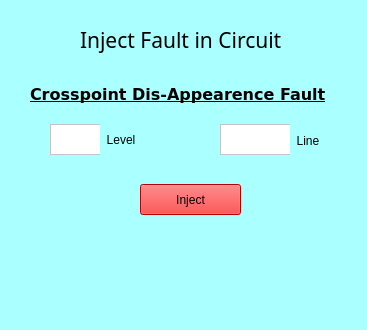
<?xml version="1.0" encoding="UTF-8"?>
<ui version="4.0">
 <class>TruthTableGenerator</class>
 <widget class="QMainWindow" name="TruthTableGenerator">
  <property name="geometry">
   <rect>
    <x>0</x>
    <y>0</y>
    <width>367</width>
    <height>330</height>
   </rect>
  </property>
  <property name="windowTitle">
   <string>InjectFault::Crosspoint Disappearence</string>
  </property>
  <property name="styleSheet">
   <string notr="true">background-color: rgb(170, 255, 255);
border-color: rgb(0, 0, 0);
border-bottom-color: rgb(0, 0, 0);</string>
  </property>
  <widget class="QWidget" name="centralwidget">
   <widget class="QLabel" name="label">
    <property name="geometry">
     <rect>
      <x>30</x>
      <y>54</y>
      <width>321</width>
      <height>81</height>
     </rect>
    </property>
    <property name="font">
     <font>
      <family>DejaVu Sans</family>
      <pointsize>12</pointsize>
      <weight>75</weight>
      <bold>true</bold>
      <underline>true</underline>
     </font>
    </property>
    <property name="text">
     <string>Crosspoint Dis-Appearence Fault</string>
    </property>
   </widget>
   <widget class="QLabel" name="label_2">
    <property name="geometry">
     <rect>
      <x>80</x>
      <y>14</y>
      <width>251</width>
      <height>51</height>
     </rect>
    </property>
    <property name="font">
     <font>
      <family>Ubuntu Condensed</family>
      <pointsize>16</pointsize>
      <weight>50</weight>
      <italic>false</italic>
      <bold>false</bold>
     </font>
    </property>
    <property name="text">
     <string>Inject Fault in Circuit</string>
    </property>
   </widget>
   <widget class="QPushButton" name="run">
    <property name="geometry">
     <rect>
      <x>140</x>
      <y>184</y>
      <width>101</width>
      <height>31</height>
     </rect>
    </property>
    <property name="styleSheet">
     <string notr="true">background-color: rgb(255, 0, 0);</string>
    </property>
    <property name="text">
     <string>Inject</string>
    </property>
   </widget>
   <widget class="QTextEdit" name="level">
    <property name="geometry">
     <rect>
      <x>50</x>
      <y>124</y>
      <width>101</width>
      <height>31</height>
     </rect>
    </property>
    <property name="styleSheet">
     <string notr="true">color: rgb(170, 255, 0);
color: rgb(0, 0, 0);
background-color: rgb(255, 255, 255);</string>
    </property>
   </widget>
   <widget class="QTextEdit" name="line">
    <property name="geometry">
     <rect>
      <x>220</x>
      <y>124</y>
      <width>101</width>
      <height>31</height>
     </rect>
    </property>
    <property name="styleSheet">
     <string notr="true">color: rgb(170, 255, 0);
color: rgb(0, 0, 0);
background-color: rgb(255, 255, 255);</string>
    </property>
   </widget>
   <widget class="QLabel" name="label_3">
    <property name="geometry">
     <rect>
      <x>100</x>
      <y>124</y>
      <width>51</width>
      <height>31</height>
     </rect>
    </property>
    <property name="text">
     <string>  Level</string>
    </property>
   </widget>
   <widget class="QLabel" name="label_4">
    <property name="geometry">
     <rect>
      <x>290</x>
      <y>120</y>
      <width>66</width>
      <height>41</height>
     </rect>
    </property>
    <property name="text">
     <string>  Line</string>
    </property>
   </widget>
  </widget>
 </widget>
 <resources/>
 <connections/>
</ui>
